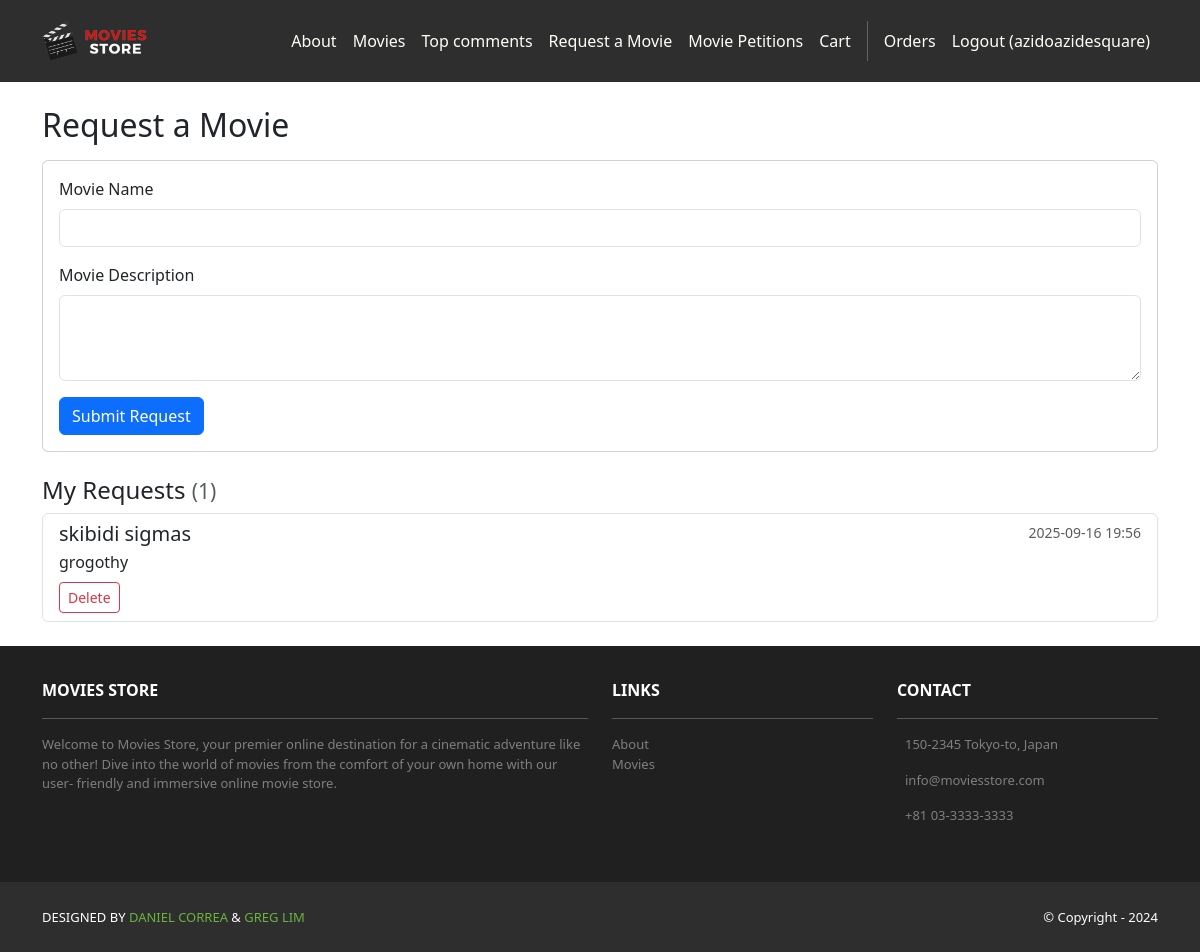
The page /movies/requests/ (signed in) on the database as committed earlier.
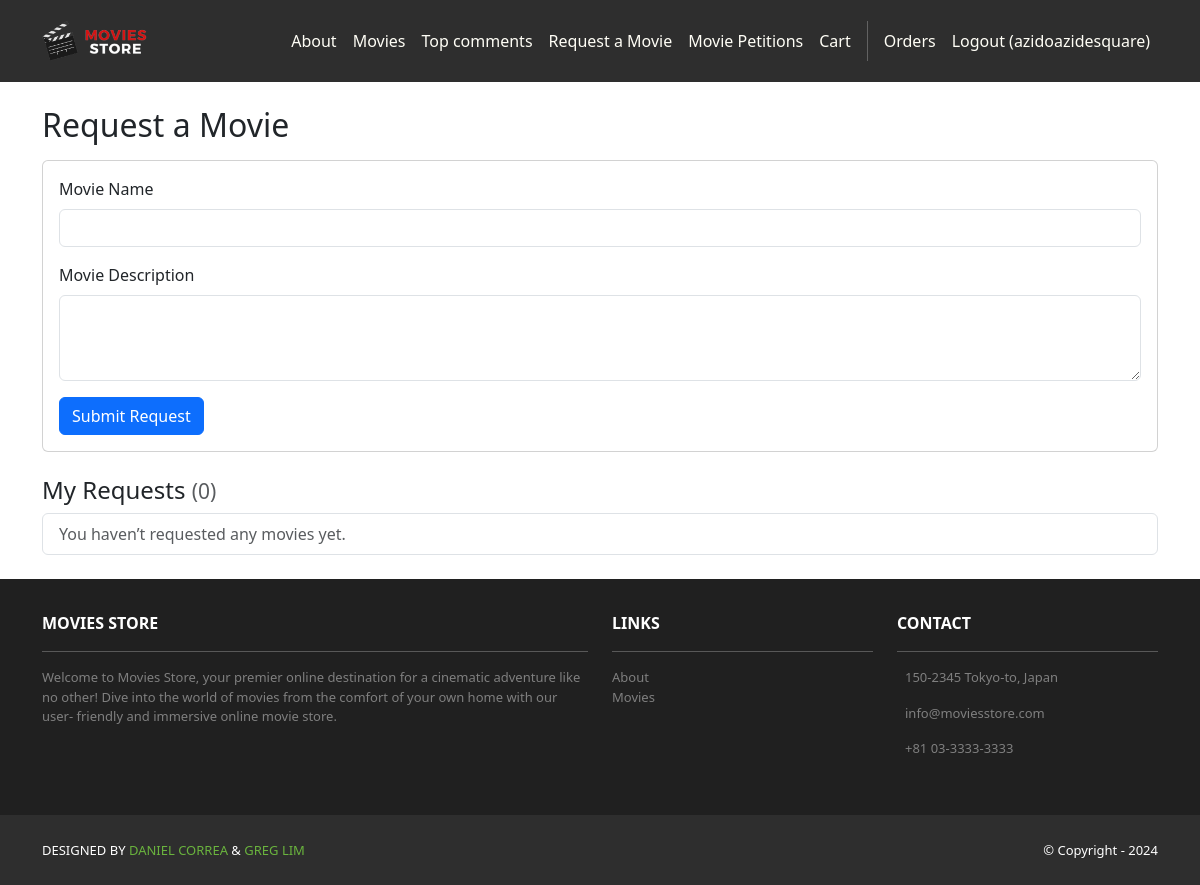
The same page on the database as committed later.
### movies/models.py (models this page shows, shortened)
class MovieRequest(models.Model):
    user = models.ForeignKey(
        settings.AUTH_USER_MODEL,
        on_delete=models.CASCADE,
        related_name="movie_requests",
    )
    name = models.CharField(max_length=200)
    description = models.TextField(blank=True)
    created_at = models.DateTimeField(default=timezone.now)
    class Meta:
        ordering = ("-created_at",)

### movies/views.py (the view)
# urls.py: path('requests/', views.movie_requests, name='movies.requests'),
@login_required
def movie_requests(request):
    if request.method == "POST" and "delete_id" in request.POST:
        obj = get_object_or_404(MovieRequest, pk=request.POST.get("delete_id"), user=request.user)
        obj.delete()
        messages.success(request, "Request deleted.")
        return redirect("movies.requests")
    if request.method == "POST":
        form = MovieRequestForm(request.POST)
        if form.is_valid():
            MovieRequest.objects.create(
                user=request.user,
                name=form.cleaned_data["name"].strip(),
                description=form.cleaned_data["description"].strip(),
            )
            messages.success(request, "Request submitted. Thanks!")
            return redirect("movies.requests")
    else:
        form = MovieRequestForm()
    my_requests = MovieRequest.objects.filter(user=request.user)
    return render(
        request,
        "movies/requests.html",
        {"form": form, "my_requests": my_requests},
    )

### movies/forms.py
class MovieRequestForm(forms.ModelForm):
    class Meta:
        model = MovieRequest
        fields = ["name", "description"]
        labels = {
            "name": "Movie Name",
            "description": "Movie Description",
        }
        widgets = {
            "name": forms.TextInput(attrs={"class": "form-control"}),
            "description": forms.Textarea(attrs={"rows": 3, "class": "form-control"}),
        }

### movies/templates/movies/requests.html (shortened to what this page needs)
{% extends 'base.html' %}
{% load static %}
{% block content %}
<div class="container py-4">
  <h2 class="mb-3">Request a Movie</h2>
  <div class="card mb-4">
    <div class="card-body">
      <form method="post" action="{% url 'movies.requests' %}">
        <div class="mb-3">
          <label for="{{ form.name.id_for_label }}" class="form-label">{{ form.name.label }}</label>
          {{ form.name }}
        </div>
        <div class="mb-3">
          <label for="{{ form.description.id_for_label }}" class="form-label">{{ form.description.label }}</label>
          {{ form.description }}
        </div>
        <button type="submit" class="btn btn-primary">Submit Request</button>
      </form>
    </div>
  </div>
  <h4 class="mb-2">My Requests <small class="text-muted">({{ my_requests|length }})</small></h4>
  <div class="list-group">
    {% for r in my_requests %}
      <div class="list-group-item">
        <div class="d-flex w-100 justify-content-between">
          <h5 class="mb-1">{{ r.name }}</h5>
          <small class="text-muted">{{ r.created_at|date:"Y-m-d H:i" }}</small>
        </div>
        <p class="mb-2">{{ r.description|linebreaksbr }}</p>
        <form method="post" action="{% url 'movies.requests' %}" onsubmit="return confirm('Delete this request?');">
          <button type="submit" class="btn btn-outline-danger btn-sm">Delete</button>
        </form>
      </div>
    {% empty %}
      <div class="list-group-item text-muted">You haven’t requested any movies yet.</div>
    {% endfor %}
  </div>
</div>
{% endblock %}

Rows that differ between the two databases and show on the page:
removed MovieRequest: name "skibidi sigmas", created_at "2025-09-16 19:56", description "grogothy"
Other text that changed with them:
{{ my_requests|length }}: "1" → "0"
text now shown: "You haven’t requested any movies yet."
